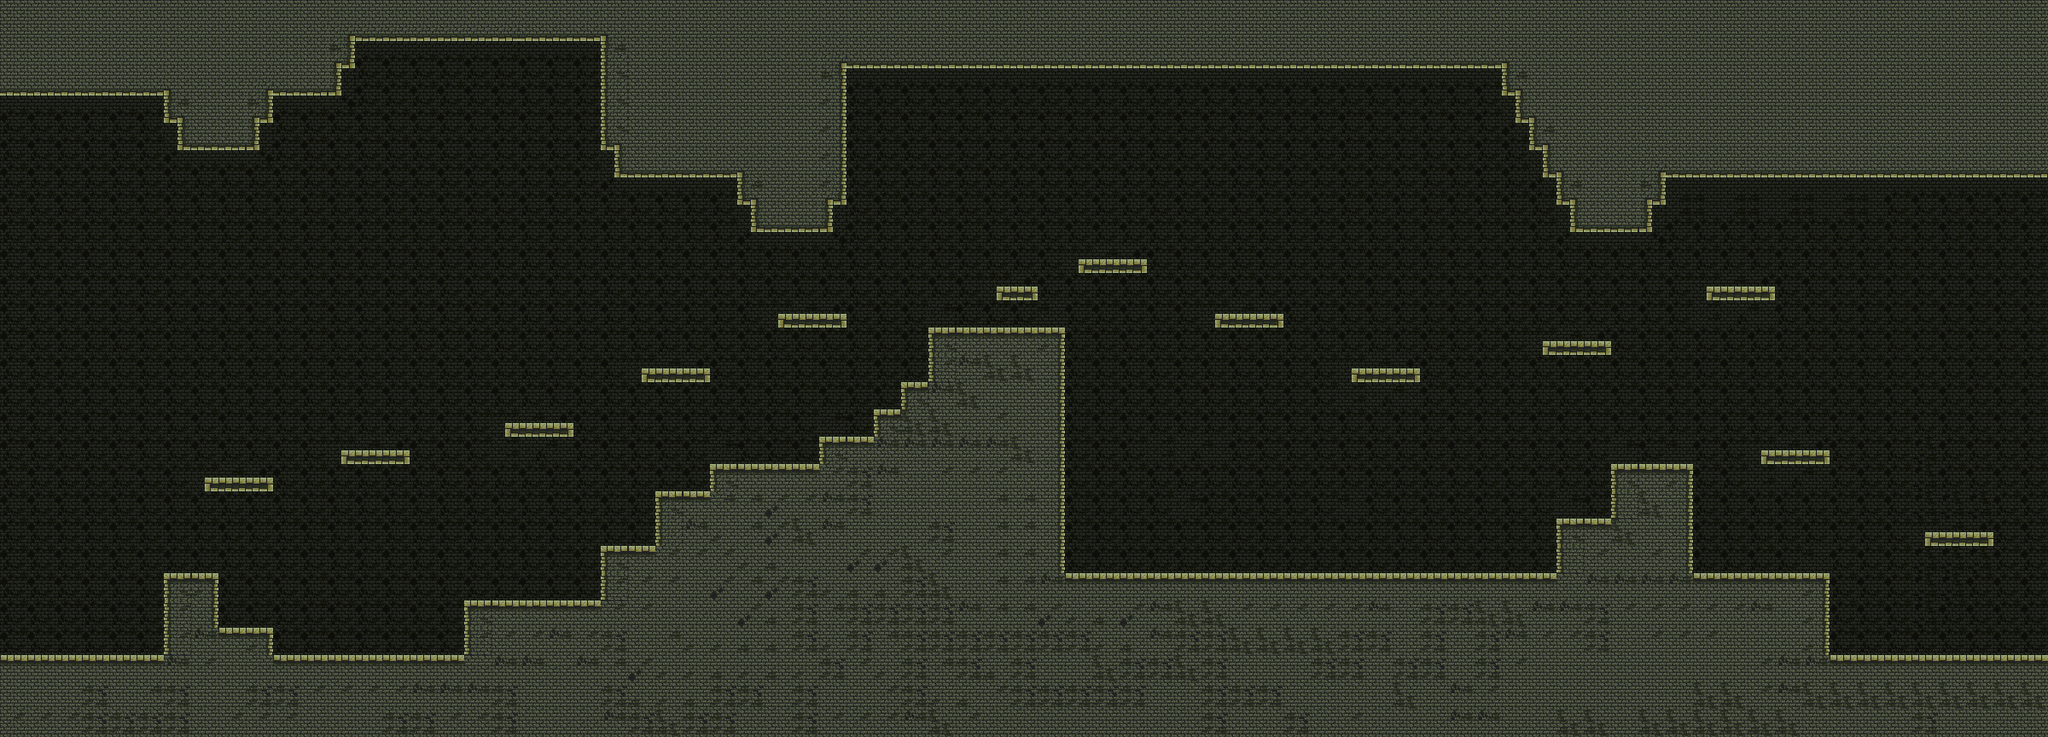

This is a level from a 2D game, rendered from its Tiled map with the project's own tilesets. A one-line summary and the map file follow, with tile-layer data summarised:
An orthogonal 75x27 tile map with 32x32 px tiles, 1 tile layer (Слой тайлов 1) and 62 objects (55x Solid, 3x EasyEnemy, 3x Stone, Player).

<map version="1.0" orientation="orthogonal" renderorder="right-down" width="75" height="27" tilewidth="32" tileheight="32" nextobjectid="66">
 <tileset firstgid="1" name="1" tilewidth="32" tileheight="32">
  <image source="Map.png" width="2400" height="864" />
 </tileset>
 <layer name="Слой тайлов 1" width="75" height="27">
  <data>[2025 cells, 2025 non-empty, 1978 distinct tile ids]</data>
 </layer>
 <objectgroup name="Ckjq" opacity="0.9">
  <object id="1" name="Solid" x="413.077" y="29.7349" width="297.667" height="17.1667" />
  <object id="2" name="Solid" x="191.077" y="670.735" width="65.667" height="9.6667" />
  <object id="4" name="Solid" x="543.578" y="702.735" width="200.667" height="32.1667" />
  <object id="5" name="Solid" x="703.578" y="42.7349" width="23.667" height="133.667" />
  <object id="6" name="Solid" x="1237.91" y="445.568" width="11.167" height="233" />
  <object id="7" name="Solid" x="1887.91" y="543.235" width="96.5003" height="63.5" />
  <object id="8" name="Solid" x="1839.08" y="233.235" width="97.167" height="37.6667" />
  <object id="9" name="Solid" x="247.077" y="735.735" width="72.667" height="40.6667" />
  <object id="10" name="Solid" x="985.578" y="61.2349" width="781.167" height="18.6667" />
  <object id="11" name="Solid" x="315.827" y="766.735" width="230.167" height="18.6667" />
  <object id="12" name="Solid" x="959.578" y="510.901" width="65.0003" height="31.6667" />
  <object id="13" name="Solid" x="2133.91" y="767.901" width="267.167" height="19.6667" />
  <object id="14" name="Solid" x="1023.57" y="479.901" width="38.0004" height="35.3334" />
  <object id="15" name="Solid" x="720.078" y="170.735" width="152.667" height="37.1667" />
  <object id="16" name="Solid" x="1423.58" y="366.235" width="81.167" height="17.6667" />
  <object id="17" name="Solid" x="2253.24" y="622.568" width="81.167" height="17.6667" />
  <object id="18" name="Player" x="108.484" y="683.849" width="60" height="65" />
  <object id="19" name="Solid" x="239.577" y="559.401" width="81.167" height="17.6667" />
  <object id="20" name="Solid" x="319.577" y="73.7349" width="80.667" height="37.6667" />
  <object id="21" name="Solid" x="1948.08" y="189.735" width="451" height="19.5" />
  <object id="22" name="Solid" x="390.077" y="40.2349" width="26.667" height="38.6667" />
  <object id="23" name="Solid" x="1168.24" y="334.568" width="48.5003" height="16.6667" />
  <object id="24" name="Solid" x="879.078" y="238.735" width="96.667" height="32.1667" />
  <object id="25" name="Solid" x="543.077" y="731.235" width="38.167" height="34.1667" />
  <object id="26" name="Solid" x="750.578" y="430.568" width="81.167" height="17.6667" />
  <object id="27" name="Solid" x="1982.58" y="670.568" width="162.167" height="98" />
  <object id="28" name="Solid" x="2063.58" y="526.235" width="81.167" height="17.6667" />
  <object id="29" name="Solid" x="239.577" y="671.735" width="18.167" height="71.6667" />
  <object id="30" name="Solid" x="207.077" y="141.735" width="97.667" height="33.6667" />
  <object id="31" name="Solid" x="1790.58" y="135.735" width="24.667" height="39.6667" />
  <object id="32" name="Solid" x="864.078" y="199.735" width="23.667" height="40.1667" />
  <object id="33" name="Solid" x="1759.58" y="73.7349" width="28.667" height="38.6667" />
  <object id="34" name="Solid" x="1807.08" y="167.735" width="25.167" height="39.6667" />
  <object id="35" name="Solid" x="1999.24" y="333.901" width="81.167" height="17.6667" />
  <object id="36" name="Solid" x="1244.24" y="670.901" width="580.167" height="34.6667" />
  <object id="37" name="Solid" x="831.911" y="542.568" width="129.834" height="33.3334" />
  <object id="38" name="Solid" x="-10.8374" y="107.36" width="33.8337" height="662.667" />
  <object id="39" name="Solid" x="0.0775621" y="93.2349" width="202.167" height="17.6667" />
  <object id="40" name="Solid" x="910.911" y="367.235" width="81.167" height="17.6667" />
  <object id="41" name="Solid" x="1775.58" y="104.235" width="26.667" height="39.6667" />
  <object id="42" name="Solid" x="1807.91" y="398.568" width="81.167" height="17.6667" />
  <object id="43" name="Solid" x="1823.91" y="607.235" width="160.167" height="65.3334" />
  <object id="44" name="Solid" x="2375.83" y="200.36" width="21.167" height="564.667" />
  <object id="45" name="Solid" x="1823.08" y="200.235" width="129.167" height="39.1667" />
  <object id="46" name="Solid" x="399.577" y="526.235" width="81.167" height="17.6667" />
  <object id="47" name="Solid" x="192.077" y="105.735" width="127.667" height="37.6667" />
  <object id="48" name="Solid" x="0.411062" y="766.985" width="201.167" height="19.6667" />
  <object id="49" name="Solid" x="191.077" y="671.235" width="8.167" height="103.167" />
  <object id="50" name="Solid" x="1583.91" y="430.235" width="81.167" height="17.6667" />
  <object id="51" name="Solid" x="975.078" y="79.7349" width="18.667" height="159.167" />
  <object id="52" name="Solid" x="1087.58" y="383.568" width="161.5" height="65.5" />
  <object id="53" name="Solid" x="703.577" y="637.568" width="65.167" height="65.3334" />
  <object id="54" name="Solid" x="768.244" y="573.901" width="64.8337" height="66.3334" />
  <object id="56" name="Solid" x="1264.24" y="301.901" width="81.167" height="17.6667" />
  <object id="57" name="Solid" x="591.244" y="494.568" width="81.167" height="17.6667" />
  <object id="58" name="EasyEnemy" x="1720.67" y="591.583" width="84" height="75" />
  <object id="59" name="EasyEnemy" x="2153" y="689.5" width="84" height="75" />
  <object id="60" name="EasyEnemy" x="452" y="689.5" width="84" height="75" />
  <object id="62" name="Solid" x="1055.33" y="447.667" width="38.0004" height="35.3334" />
  <object id="63" name="Stone" x="1282.42" y="630.333" width="33" height="33" />
  <object id="64" name="Stone" x="600.5" y="664.5" width="33" height="33" />
  <object id="65" name="Stone" x="2336.5" y="728.5" width="33" height="33" />
 </objectgroup>
</map>